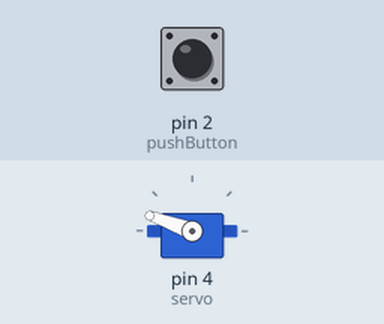
Recording of a sketch running on a simulated Arduino Uno, built with avr-gcc and run on an emulated ATmega328P. On the bench: servo. The test bench sets the inputs (shaded band); at power-on: pin 2 (pushButton) HIGH.

Above: at 1.2 s.
1.3 s: pin 2 (pushButton) pulled LOW for 0.15 s
At 1.37 s:
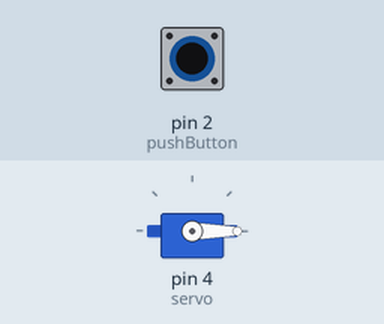
2.9 s: pin 2 (pushButton) pulled LOW for 3.2 s
At 6.6 s:
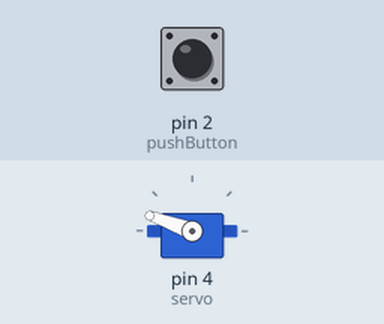
Timing chart, 0 to 8.1 s (numbered marks = the images above; inputs shaded):
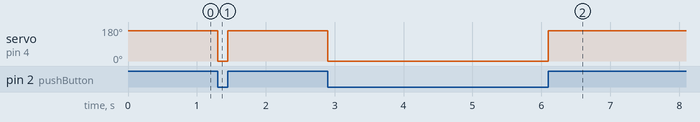

The sketch:

pushbuttonServo.ino
```cpp
/*Ryan Fiske September 2013
Below is a simple code to have a servo rotate when a pushbutton is pressed.
Connect the servo to digital pin 4
Connect pushbutton between pin 2 and ground
NOTE: It is recommended that you use separate power to power the servo unless you are using
a very small servo.To adjust servo angle, change the values for the two servo.write commands
*/
#include <Servo.h>
int pushButton = 2; //button pin, connect to ground to move servo
int pressed = 0;
Servo servo;

void setup()
{
  pinMode(pushButton, INPUT);
  servo.attach(4);
  digitalWrite(2, HIGH); //enable pullups to make pin high
}

void loop()
{
  pressed = digitalRead(pushButton);
  if (pressed == LOW)
  {
    servo.write(0);
  }
  else
  {
    servo.write(160);
  }
}
```

Measured:
- after the input at 1.3 s, servo on pin 4 (servo): 160° → 0° at once, → 160° 0.15 s later
- after the input at 2.9 s, servo on pin 4 (servo): 160° → 0° at once, → 160° 3.2 s later
